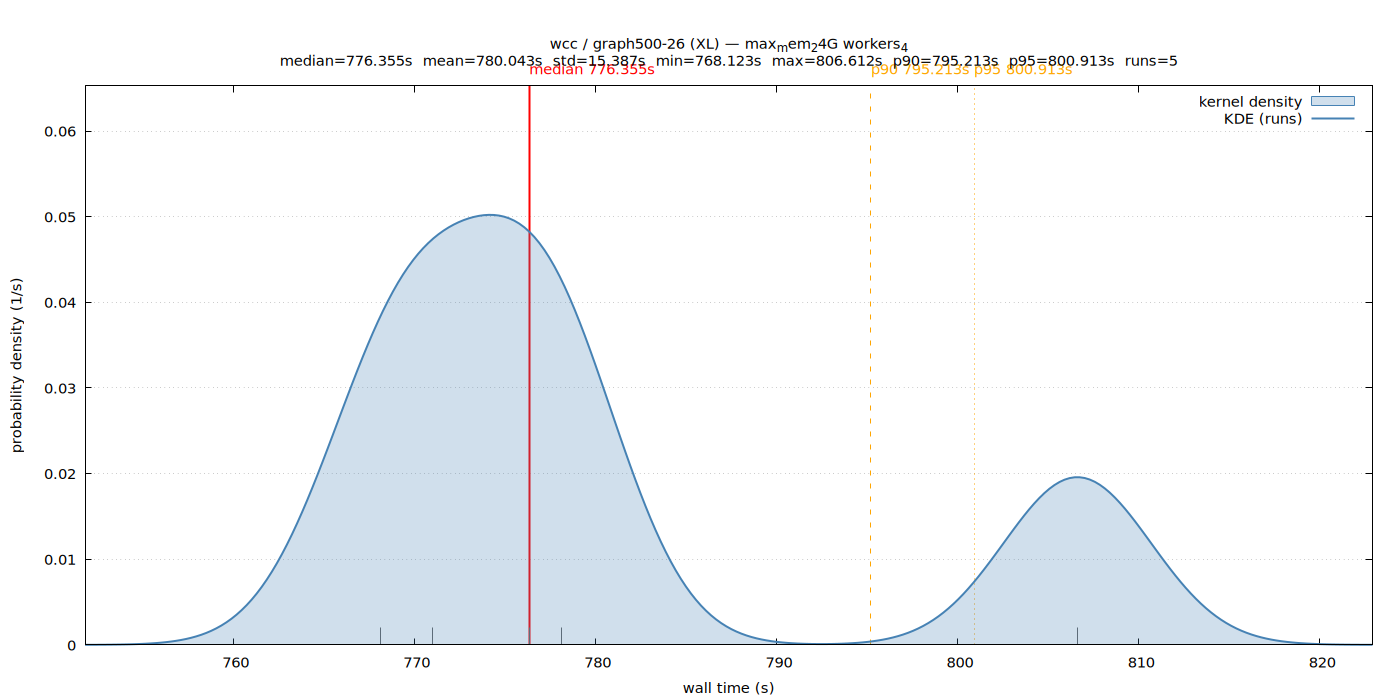

The script that saved this image:
set terminal pngcairo size 1400,700 enhanced font 'Sans,11'
set output '/home/ubuntu/nvm/results/wcc/XL/graph500-26/max_mem_24G_workers_4/wall_time.png'
set title "wcc / graph500-26 (XL) — max_mem_24G workers_4\nmedian=776.355s  mean=780.043s  std=15.387s  min=768.123s  max=806.612s  p90=795.213s  p95=800.913s  runs=5"
set xlabel 'wall time (s)'
set ylabel 'probability density (1/s)'
set tmargin 5
set yrange [0:0.065279]
set xrange [751.824938:822.910164]
set grid y
set key top right
set arrow from 776.355293,0 to 776.355293,0.065279 nohead lc rgb 'red' lw 2
set label 'median 776.355s' at 776.355293,0.065279 offset char 0,1 tc rgb 'red'
set arrow from 795.213222,0 to 795.213222,0.065279 nohead lc rgb 'orange' lw 1 dt 2
set label 'p90 795.213s' at 795.213222,0.065279 offset char 0,1 tc rgb 'orange'
set arrow from 800.912836,0 to 800.912836,0.065279 nohead lc rgb 'orange' lw 1 dt 3
set label 'p95 800.913s' at 800.912836,0.065279 offset char 0,1 tc rgb 'orange'
set arrow from 778.114382,0 to 778.114382,0.00200858 nohead lc rgb '#666666' lw 1
set arrow from 771.007818,0 to 771.007818,0.00200858 nohead lc rgb '#666666' lw 1
set arrow from 776.355293,0 to 776.355293,0.00200858 nohead lc rgb '#666666' lw 1
set arrow from 768.122654,0 to 768.122654,0.00200858 nohead lc rgb '#666666' lw 1
set arrow from 806.612449,0 to 806.612449,0.00200858 nohead lc rgb '#666666' lw 1
plot '/home/ubuntu/nvm/results/wcc/XL/graph500-26/max_mem_24G_workers_4/wall_time.dat' using 1:2 with filledcurves y=0 lc rgb '#4682b4' fs transparent solid 0.25 title 'kernel density', \
     '/home/ubuntu/nvm/results/wcc/XL/graph500-26/max_mem_24G_workers_4/wall_time.dat' using 1:2 with lines lw 2 lc rgb '#4682b4' title 'KDE (runs)'
